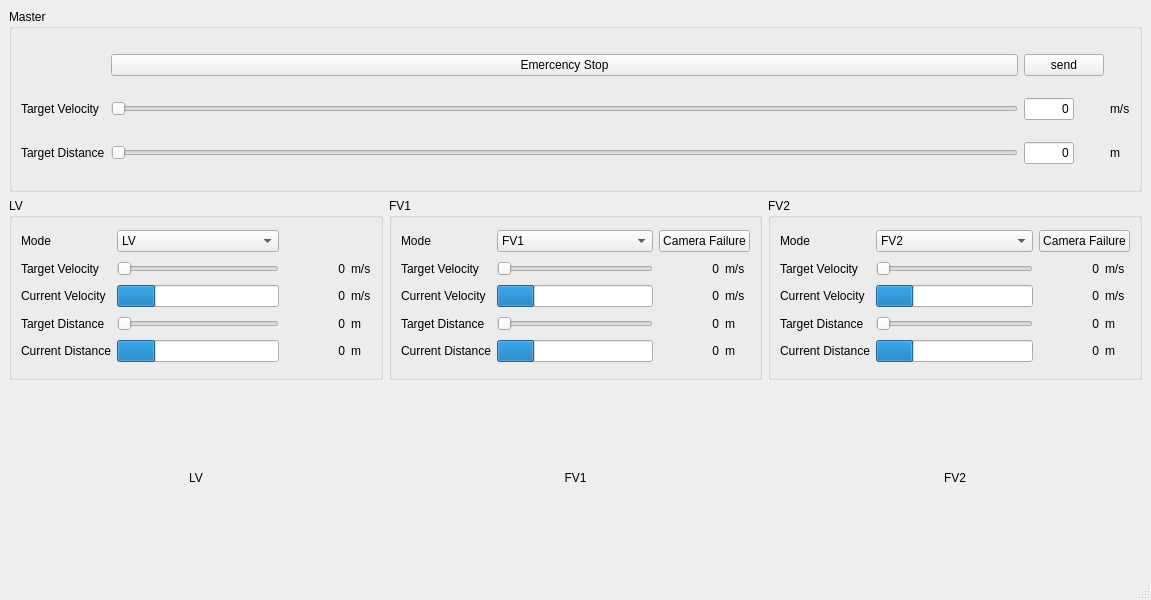
<?xml version="1.0" encoding="UTF-8"?>
<ui version="4.0">
 <class>Controller</class>
 <widget class="QMainWindow" name="Controller">
  <property name="geometry">
   <rect>
    <x>0</x>
    <y>0</y>
    <width>1151</width>
    <height>600</height>
   </rect>
  </property>
  <property name="windowTitle">
   <string>Controller</string>
  </property>
  <widget class="QWidget" name="centralwidget">
   <property name="enabled">
    <bool>true</bool>
   </property>
   <layout class="QGridLayout" name="gridLayout_2">
    <item row="1" column="1">
     <widget class="QGroupBox" name="FV1GBOX">
      <property name="title">
       <string>FV1</string>
      </property>
      <layout class="QGridLayout" name="gridLayout_4">
       <item row="6" column="0">
        <widget class="QLabel" name="label_10">
         <property name="text">
          <string>Current Distance</string>
         </property>
        </widget>
       </item>
       <item row="0" column="0">
        <widget class="QLabel" name="label_16">
         <property name="text">
          <string>Mode</string>
         </property>
        </widget>
       </item>
       <item row="6" column="2">
        <widget class="QLabel" name="FV1CurDist">
         <property name="minimumSize">
          <size>
           <width>60</width>
           <height>0</height>
          </size>
         </property>
         <property name="sizeIncrement">
          <size>
           <width>0</width>
           <height>0</height>
          </size>
         </property>
         <property name="midLineWidth">
          <number>0</number>
         </property>
         <property name="text">
          <string>0</string>
         </property>
         <property name="scaledContents">
          <bool>false</bool>
         </property>
         <property name="alignment">
          <set>Qt::AlignRight|Qt::AlignTrailing|Qt::AlignVCenter</set>
         </property>
         <property name="margin">
          <number>5</number>
         </property>
        </widget>
       </item>
       <item row="6" column="1">
        <widget class="QProgressBar" name="FV1DistBar">
         <property name="value">
          <number>24</number>
         </property>
         <property name="textVisible">
          <bool>false</bool>
         </property>
        </widget>
       </item>
       <item row="6" column="3">
        <widget class="QLabel" name="label_24">
         <property name="text">
          <string>m</string>
         </property>
        </widget>
       </item>
       <item row="5" column="0">
        <widget class="QLabel" name="label_9">
         <property name="text">
          <string>Target Distance</string>
         </property>
        </widget>
       </item>
       <item row="1" column="1">
        <widget class="QSlider" name="FV1VelSlider">
         <property name="enabled">
          <bool>false</bool>
         </property>
         <property name="orientation">
          <enum>Qt::Horizontal</enum>
         </property>
        </widget>
       </item>
       <item row="1" column="0">
        <widget class="QLabel" name="label_3">
         <property name="text">
          <string>Target Velocity</string>
         </property>
        </widget>
       </item>
       <item row="1" column="3">
        <widget class="QLabel" name="label_28">
         <property name="text">
          <string>m/s</string>
         </property>
        </widget>
       </item>
       <item row="2" column="1">
        <widget class="QProgressBar" name="FV1VelBar">
         <property name="value">
          <number>24</number>
         </property>
         <property name="textVisible">
          <bool>false</bool>
         </property>
        </widget>
       </item>
       <item row="1" column="2">
        <widget class="QLabel" name="FV1TarVel">
         <property name="minimumSize">
          <size>
           <width>60</width>
           <height>0</height>
          </size>
         </property>
         <property name="sizeIncrement">
          <size>
           <width>0</width>
           <height>0</height>
          </size>
         </property>
         <property name="midLineWidth">
          <number>0</number>
         </property>
         <property name="text">
          <string>0</string>
         </property>
         <property name="scaledContents">
          <bool>false</bool>
         </property>
         <property name="alignment">
          <set>Qt::AlignRight|Qt::AlignTrailing|Qt::AlignVCenter</set>
         </property>
         <property name="margin">
          <number>5</number>
         </property>
        </widget>
       </item>
       <item row="0" column="1">
        <widget class="QComboBox" name="FV1Box">
         <property name="currentIndex">
          <number>2</number>
         </property>
         <item>
          <property name="text">
           <string>None</string>
          </property>
         </item>
         <item>
          <property name="text">
           <string>LV</string>
          </property>
         </item>
         <item>
          <property name="text">
           <string>FV1</string>
          </property>
         </item>
         <item>
          <property name="text">
           <string>FV2</string>
          </property>
         </item>
        </widget>
       </item>
       <item row="2" column="2">
        <widget class="QLabel" name="FV1CurVel">
         <property name="minimumSize">
          <size>
           <width>60</width>
           <height>0</height>
          </size>
         </property>
         <property name="sizeIncrement">
          <size>
           <width>0</width>
           <height>0</height>
          </size>
         </property>
         <property name="midLineWidth">
          <number>0</number>
         </property>
         <property name="text">
          <string>0</string>
         </property>
         <property name="scaledContents">
          <bool>false</bool>
         </property>
         <property name="alignment">
          <set>Qt::AlignRight|Qt::AlignTrailing|Qt::AlignVCenter</set>
         </property>
         <property name="margin">
          <number>5</number>
         </property>
        </widget>
       </item>
       <item row="5" column="2">
        <widget class="QLabel" name="FV1TarDist">
         <property name="minimumSize">
          <size>
           <width>60</width>
           <height>0</height>
          </size>
         </property>
         <property name="sizeIncrement">
          <size>
           <width>0</width>
           <height>0</height>
          </size>
         </property>
         <property name="midLineWidth">
          <number>0</number>
         </property>
         <property name="text">
          <string>0</string>
         </property>
         <property name="scaledContents">
          <bool>false</bool>
         </property>
         <property name="alignment">
          <set>Qt::AlignRight|Qt::AlignTrailing|Qt::AlignVCenter</set>
         </property>
         <property name="margin">
          <number>5</number>
         </property>
        </widget>
       </item>
       <item row="2" column="0">
        <widget class="QLabel" name="label_8">
         <property name="text">
          <string>Current Velocity</string>
         </property>
        </widget>
       </item>
       <item row="5" column="1">
        <widget class="QSlider" name="FV1DistSlider">
         <property name="orientation">
          <enum>Qt::Horizontal</enum>
         </property>
        </widget>
       </item>
       <item row="5" column="3">
        <widget class="QLabel" name="label_33">
         <property name="text">
          <string>m</string>
         </property>
        </widget>
       </item>
       <item row="2" column="3">
        <widget class="QLabel" name="label_23">
         <property name="text">
          <string>m/s</string>
         </property>
        </widget>
       </item>
       <item row="0" column="2" colspan="2">
        <widget class="QPushButton" name="FV1_cf">
         <property name="text">
          <string>Camera Failure</string>
         </property>
         <property name="checkable">
          <bool>true</bool>
         </property>
        </widget>
       </item>
      </layout>
     </widget>
    </item>
    <item row="1" column="0">
     <widget class="QGroupBox" name="LVGBOX">
      <property name="title">
       <string>LV</string>
      </property>
      <layout class="QGridLayout" name="gridLayout_3">
       <item row="1" column="2">
        <widget class="QLabel" name="LVTarVel">
         <property name="minimumSize">
          <size>
           <width>60</width>
           <height>0</height>
          </size>
         </property>
         <property name="sizeIncrement">
          <size>
           <width>0</width>
           <height>0</height>
          </size>
         </property>
         <property name="midLineWidth">
          <number>0</number>
         </property>
         <property name="text">
          <string>0</string>
         </property>
         <property name="scaledContents">
          <bool>false</bool>
         </property>
         <property name="alignment">
          <set>Qt::AlignRight|Qt::AlignTrailing|Qt::AlignVCenter</set>
         </property>
         <property name="margin">
          <number>5</number>
         </property>
        </widget>
       </item>
       <item row="3" column="1">
        <widget class="QSlider" name="LVDistSlider">
         <property name="orientation">
          <enum>Qt::Horizontal</enum>
         </property>
        </widget>
       </item>
       <item row="4" column="0">
        <widget class="QLabel" name="label_11">
         <property name="text">
          <string>Current Distance</string>
         </property>
        </widget>
       </item>
       <item row="3" column="2">
        <widget class="QLabel" name="LVTarDist">
         <property name="minimumSize">
          <size>
           <width>60</width>
           <height>0</height>
          </size>
         </property>
         <property name="sizeIncrement">
          <size>
           <width>0</width>
           <height>0</height>
          </size>
         </property>
         <property name="midLineWidth">
          <number>0</number>
         </property>
         <property name="text">
          <string>0</string>
         </property>
         <property name="scaledContents">
          <bool>false</bool>
         </property>
         <property name="alignment">
          <set>Qt::AlignRight|Qt::AlignTrailing|Qt::AlignVCenter</set>
         </property>
         <property name="margin">
          <number>5</number>
         </property>
        </widget>
       </item>
       <item row="4" column="1">
        <widget class="QProgressBar" name="LVDistBar">
         <property name="value">
          <number>24</number>
         </property>
         <property name="textVisible">
          <bool>false</bool>
         </property>
        </widget>
       </item>
       <item row="2" column="1">
        <widget class="QProgressBar" name="LVVelBar">
         <property name="value">
          <number>24</number>
         </property>
         <property name="textVisible">
          <bool>false</bool>
         </property>
        </widget>
       </item>
       <item row="0" column="0">
        <widget class="QLabel" name="label_15">
         <property name="text">
          <string>Mode</string>
         </property>
        </widget>
       </item>
       <item row="3" column="3">
        <widget class="QLabel" name="label_34">
         <property name="text">
          <string>m</string>
         </property>
        </widget>
       </item>
       <item row="2" column="2">
        <widget class="QLabel" name="LVCurVel">
         <property name="minimumSize">
          <size>
           <width>60</width>
           <height>0</height>
          </size>
         </property>
         <property name="sizeIncrement">
          <size>
           <width>0</width>
           <height>0</height>
          </size>
         </property>
         <property name="midLineWidth">
          <number>0</number>
         </property>
         <property name="text">
          <string>0</string>
         </property>
         <property name="scaledContents">
          <bool>false</bool>
         </property>
         <property name="alignment">
          <set>Qt::AlignRight|Qt::AlignTrailing|Qt::AlignVCenter</set>
         </property>
         <property name="margin">
          <number>5</number>
         </property>
        </widget>
       </item>
       <item row="0" column="1">
        <widget class="QComboBox" name="LVBox">
         <property name="currentIndex">
          <number>1</number>
         </property>
         <item>
          <property name="text">
           <string>None</string>
          </property>
         </item>
         <item>
          <property name="text">
           <string>LV</string>
          </property>
         </item>
         <item>
          <property name="text">
           <string>FV1</string>
          </property>
         </item>
         <item>
          <property name="text">
           <string>FV2</string>
          </property>
         </item>
        </widget>
       </item>
       <item row="4" column="2">
        <widget class="QLabel" name="LVCurDist">
         <property name="minimumSize">
          <size>
           <width>60</width>
           <height>0</height>
          </size>
         </property>
         <property name="sizeIncrement">
          <size>
           <width>0</width>
           <height>0</height>
          </size>
         </property>
         <property name="midLineWidth">
          <number>0</number>
         </property>
         <property name="text">
          <string>0</string>
         </property>
         <property name="scaledContents">
          <bool>false</bool>
         </property>
         <property name="alignment">
          <set>Qt::AlignRight|Qt::AlignTrailing|Qt::AlignVCenter</set>
         </property>
         <property name="margin">
          <number>5</number>
         </property>
        </widget>
       </item>
       <item row="1" column="3">
        <widget class="QLabel" name="label_27">
         <property name="text">
          <string>m/s</string>
         </property>
        </widget>
       </item>
       <item row="2" column="3">
        <widget class="QLabel" name="label_21">
         <property name="text">
          <string>m/s</string>
         </property>
        </widget>
       </item>
       <item row="3" column="0">
        <widget class="QLabel" name="label_13">
         <property name="text">
          <string>Target Distance</string>
         </property>
        </widget>
       </item>
       <item row="1" column="1">
        <widget class="QSlider" name="LVVelSlider">
         <property name="orientation">
          <enum>Qt::Horizontal</enum>
         </property>
        </widget>
       </item>
       <item row="2" column="0">
        <widget class="QLabel" name="label_12">
         <property name="text">
          <string>Current Velocity</string>
         </property>
        </widget>
       </item>
       <item row="4" column="3">
        <widget class="QLabel" name="label_22">
         <property name="text">
          <string>m</string>
         </property>
        </widget>
       </item>
       <item row="1" column="0">
        <widget class="QLabel" name="label_2">
         <property name="text">
          <string>Target Velocity</string>
         </property>
        </widget>
       </item>
      </layout>
     </widget>
    </item>
    <item row="2" column="0">
     <widget class="QLabel" name="LV_MAP">
      <property name="text">
       <string>LV</string>
      </property>
      <property name="alignment">
       <set>Qt::AlignCenter</set>
      </property>
     </widget>
    </item>
    <item row="1" column="2">
     <widget class="QGroupBox" name="FV2GBOX">
      <property name="title">
       <string>FV2</string>
      </property>
      <layout class="QGridLayout" name="gridLayout_5">
       <item row="3" column="1">
        <widget class="QSlider" name="FV2DistSlider">
         <property name="orientation">
          <enum>Qt::Horizontal</enum>
         </property>
        </widget>
       </item>
       <item row="1" column="3">
        <widget class="QLabel" name="label_29">
         <property name="text">
          <string>m/s</string>
         </property>
        </widget>
       </item>
       <item row="4" column="0">
        <widget class="QLabel" name="label_7">
         <property name="text">
          <string>Current Distance</string>
         </property>
        </widget>
       </item>
       <item row="1" column="2">
        <widget class="QLabel" name="FV2TarVel">
         <property name="minimumSize">
          <size>
           <width>60</width>
           <height>0</height>
          </size>
         </property>
         <property name="sizeIncrement">
          <size>
           <width>0</width>
           <height>0</height>
          </size>
         </property>
         <property name="midLineWidth">
          <number>0</number>
         </property>
         <property name="text">
          <string>0</string>
         </property>
         <property name="scaledContents">
          <bool>false</bool>
         </property>
         <property name="alignment">
          <set>Qt::AlignRight|Qt::AlignTrailing|Qt::AlignVCenter</set>
         </property>
         <property name="margin">
          <number>5</number>
         </property>
        </widget>
       </item>
       <item row="3" column="0">
        <widget class="QLabel" name="label_6">
         <property name="text">
          <string>Target Distance</string>
         </property>
        </widget>
       </item>
       <item row="4" column="3">
        <widget class="QLabel" name="label_26">
         <property name="text">
          <string>m</string>
         </property>
        </widget>
       </item>
       <item row="2" column="2">
        <widget class="QLabel" name="FV2CurVel">
         <property name="minimumSize">
          <size>
           <width>60</width>
           <height>0</height>
          </size>
         </property>
         <property name="sizeIncrement">
          <size>
           <width>0</width>
           <height>0</height>
          </size>
         </property>
         <property name="midLineWidth">
          <number>0</number>
         </property>
         <property name="text">
          <string>0</string>
         </property>
         <property name="scaledContents">
          <bool>false</bool>
         </property>
         <property name="alignment">
          <set>Qt::AlignRight|Qt::AlignTrailing|Qt::AlignVCenter</set>
         </property>
         <property name="margin">
          <number>5</number>
         </property>
        </widget>
       </item>
       <item row="2" column="1">
        <widget class="QProgressBar" name="FV2VelBar">
         <property name="value">
          <number>24</number>
         </property>
         <property name="textVisible">
          <bool>false</bool>
         </property>
        </widget>
       </item>
       <item row="1" column="0">
        <widget class="QLabel" name="label_4">
         <property name="text">
          <string>Target Velocity</string>
         </property>
        </widget>
       </item>
       <item row="4" column="2">
        <widget class="QLabel" name="FV2CurDist">
         <property name="minimumSize">
          <size>
           <width>60</width>
           <height>0</height>
          </size>
         </property>
         <property name="sizeIncrement">
          <size>
           <width>0</width>
           <height>0</height>
          </size>
         </property>
         <property name="midLineWidth">
          <number>0</number>
         </property>
         <property name="text">
          <string>0</string>
         </property>
         <property name="scaledContents">
          <bool>false</bool>
         </property>
         <property name="alignment">
          <set>Qt::AlignRight|Qt::AlignTrailing|Qt::AlignVCenter</set>
         </property>
         <property name="margin">
          <number>5</number>
         </property>
        </widget>
       </item>
       <item row="0" column="0">
        <widget class="QLabel" name="label_17">
         <property name="text">
          <string>Mode</string>
         </property>
        </widget>
       </item>
       <item row="1" column="1">
        <widget class="QSlider" name="FV2VelSlider">
         <property name="enabled">
          <bool>false</bool>
         </property>
         <property name="orientation">
          <enum>Qt::Horizontal</enum>
         </property>
        </widget>
       </item>
       <item row="0" column="1">
        <widget class="QComboBox" name="FV2Box">
         <property name="currentIndex">
          <number>3</number>
         </property>
         <item>
          <property name="text">
           <string>None</string>
          </property>
         </item>
         <item>
          <property name="text">
           <string>LV</string>
          </property>
         </item>
         <item>
          <property name="text">
           <string>FV1</string>
          </property>
         </item>
         <item>
          <property name="text">
           <string>FV2</string>
          </property>
         </item>
        </widget>
       </item>
       <item row="2" column="3">
        <widget class="QLabel" name="label_25">
         <property name="text">
          <string>m/s</string>
         </property>
        </widget>
       </item>
       <item row="4" column="1">
        <widget class="QProgressBar" name="FV2DistBar">
         <property name="value">
          <number>24</number>
         </property>
         <property name="textVisible">
          <bool>false</bool>
         </property>
        </widget>
       </item>
       <item row="3" column="2">
        <widget class="QLabel" name="FV2TarDist">
         <property name="minimumSize">
          <size>
           <width>60</width>
           <height>0</height>
          </size>
         </property>
         <property name="sizeIncrement">
          <size>
           <width>0</width>
           <height>0</height>
          </size>
         </property>
         <property name="midLineWidth">
          <number>0</number>
         </property>
         <property name="text">
          <string>0</string>
         </property>
         <property name="scaledContents">
          <bool>false</bool>
         </property>
         <property name="alignment">
          <set>Qt::AlignRight|Qt::AlignTrailing|Qt::AlignVCenter</set>
         </property>
         <property name="margin">
          <number>5</number>
         </property>
        </widget>
       </item>
       <item row="2" column="0">
        <widget class="QLabel" name="label_5">
         <property name="text">
          <string>Current Velocity</string>
         </property>
        </widget>
       </item>
       <item row="3" column="3">
        <widget class="QLabel" name="label_32">
         <property name="text">
          <string>m</string>
         </property>
        </widget>
       </item>
       <item row="0" column="2" colspan="2">
        <widget class="QPushButton" name="FV2_cf">
         <property name="text">
          <string>Camera Failure</string>
         </property>
         <property name="checkable">
          <bool>true</bool>
         </property>
         <property name="checked">
          <bool>false</bool>
         </property>
        </widget>
       </item>
      </layout>
     </widget>
    </item>
    <item row="2" column="1">
     <widget class="QLabel" name="FV1_MAP">
      <property name="text">
       <string>FV1</string>
      </property>
      <property name="alignment">
       <set>Qt::AlignCenter</set>
      </property>
     </widget>
    </item>
    <item row="2" column="2">
     <widget class="QLabel" name="FV2_MAP">
      <property name="text">
       <string>FV2</string>
      </property>
      <property name="alignment">
       <set>Qt::AlignCenter</set>
      </property>
     </widget>
    </item>
    <item row="0" column="0" colspan="3">
     <widget class="QGroupBox" name="MGBOX">
      <property name="title">
       <string>Master</string>
      </property>
      <layout class="QGridLayout" name="gridLayout">
       <item row="2" column="0">
        <widget class="QLabel" name="label_14">
         <property name="text">
          <string>Target Distance</string>
         </property>
        </widget>
       </item>
       <item row="2" column="1">
        <widget class="QSlider" name="MDistSlider">
         <property name="orientation">
          <enum>Qt::Horizontal</enum>
         </property>
        </widget>
       </item>
       <item row="2" column="4">
        <widget class="QLabel" name="label_40">
         <property name="text">
          <string>m</string>
         </property>
        </widget>
       </item>
       <item row="1" column="1">
        <widget class="QSlider" name="MVelSlider">
         <property name="orientation">
          <enum>Qt::Horizontal</enum>
         </property>
        </widget>
       </item>
       <item row="1" column="4">
        <widget class="QLabel" name="label_39">
         <property name="text">
          <string>m/s</string>
         </property>
        </widget>
       </item>
       <item row="1" column="0">
        <widget class="QLabel" name="label">
         <property name="text">
          <string>Target Velocity</string>
         </property>
        </widget>
       </item>
       <item row="1" column="2">
        <widget class="QLineEdit" name="MTarVel">
         <property name="sizePolicy">
          <sizepolicy hsizetype="Minimum" vsizetype="Fixed">
           <horstretch>0</horstretch>
           <verstretch>0</verstretch>
          </sizepolicy>
         </property>
         <property name="maximumSize">
          <size>
           <width>50</width>
           <height>50</height>
          </size>
         </property>
         <property name="text">
          <string>0</string>
         </property>
         <property name="maxLength">
          <number>32767</number>
         </property>
         <property name="alignment">
          <set>Qt::AlignRight|Qt::AlignTrailing|Qt::AlignVCenter</set>
         </property>
        </widget>
       </item>
       <item row="0" column="1">
        <widget class="QPushButton" name="pushButton">
         <property name="text">
          <string>Emercency Stop</string>
         </property>
        </widget>
       </item>
       <item row="2" column="2">
        <widget class="QLineEdit" name="MTarDist">
         <property name="sizePolicy">
          <sizepolicy hsizetype="Minimum" vsizetype="Fixed">
           <horstretch>0</horstretch>
           <verstretch>0</verstretch>
          </sizepolicy>
         </property>
         <property name="maximumSize">
          <size>
           <width>50</width>
           <height>50</height>
          </size>
         </property>
         <property name="text">
          <string>0</string>
         </property>
         <property name="alignment">
          <set>Qt::AlignRight|Qt::AlignTrailing|Qt::AlignVCenter</set>
         </property>
        </widget>
       </item>
       <item row="0" column="2">
        <widget class="QPushButton" name="Send">
         <property name="text">
          <string>send</string>
         </property>
        </widget>
       </item>
      </layout>
     </widget>
    </item>
   </layout>
  </widget>
  <widget class="QMenuBar" name="menubar">
   <property name="geometry">
    <rect>
     <x>0</x>
     <y>0</y>
     <width>1151</width>
     <height>22</height>
    </rect>
   </property>
  </widget>
  <widget class="QStatusBar" name="statusbar"/>
 </widget>
 <resources/>
 <connections/>
</ui>
